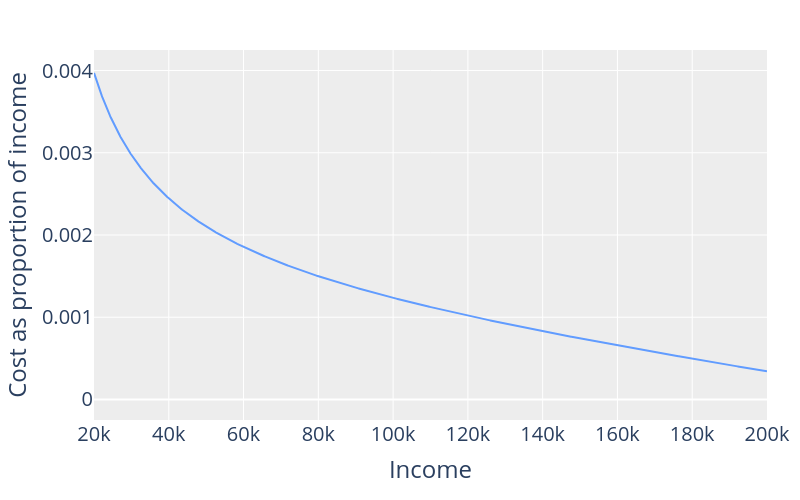

The cell this chart's notebook holds for it:
### Code cell
red = '#f8766d'
blue = '#619cff'

fig = go.Figure()

fig.add_trace(
    go.Scatter(x=df.income, y=df.y, marker=dict(
                        color=blue,
                        line=dict(color='rgb(248, 248, 249)', width=1)
                    ),)
)

fig.update_layout(
        #xaxis=dict(title="Day of Week",
                   #x=0.5),
        yaxis=dict(title="Cost as proportion of income", dtick=.001),
        xaxis=dict(title="Income"),
        height=500, 
        width=800,
        #legend_title_text='Week type',
        margin=dict(l=75, r=10, t=50, b=80),
        legend=dict(
                yanchor="bottom",
                y=-.2,
                xanchor="left",
                x=0.35,
                orientation="h",
                font=dict(
                    #family="Courier",
                    size=24,
                   # color="black"
                ),
            ),
        font=dict(size=20), plot_bgcolor="#ededed",
        yaxis_range=[-.00025, .00425]
    )

fig.write_image('./figure/prop_of_income.png', scale=3)

fig

### Figure 1 — Plotly figure (JSON) as saved in the notebook; plotly's stock layout.template omitted (floating-point values rounded to 4 significant figures; data arrays with more than 128 entries replaced by an {"elided": "..."} marker saying what was removed)
{"data": [{"marker": {"color": "#619cff", "line": {"color": "rgb(248, 248, 249)", "width": 1}}, "type": "scatter", "x": {"elided": "1801 float values"}, "y": {"elided": "1801 float values"}}], "layout": {"font": {"size": 20}, "height": 500, "legend": {"font": {"size": 24}, "orientation": "h", "x": 0.35, "xanchor": "left", "y": -0.2, "yanchor": "bottom"}, "margin": {"b": 80, "l": 75, "r": 10, "t": 50}, "plot_bgcolor": "#ededed", "width": 800, "xaxis": {"title": {"text": "Income"}}, "yaxis": {"dtick": 0.001, "range": [-0.00025, 0.00425], "title": {"text": "Cost as proportion of income"}}}}
